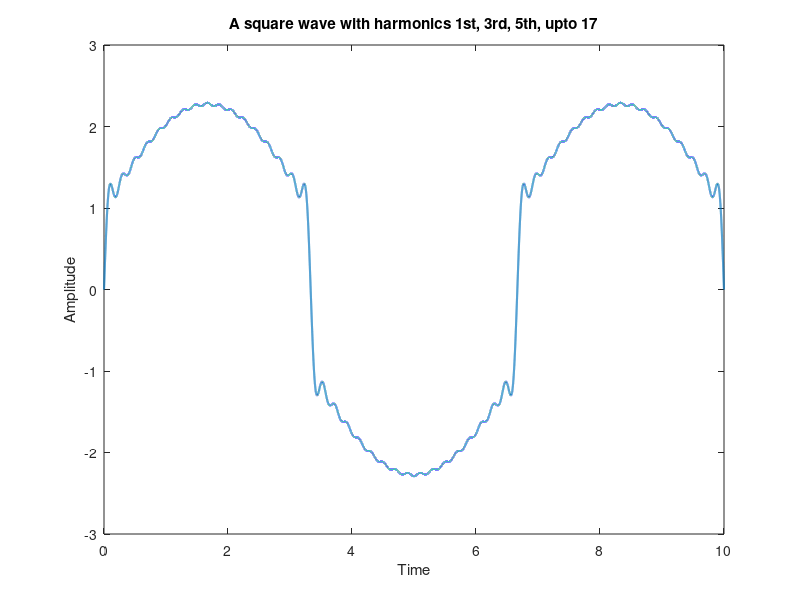
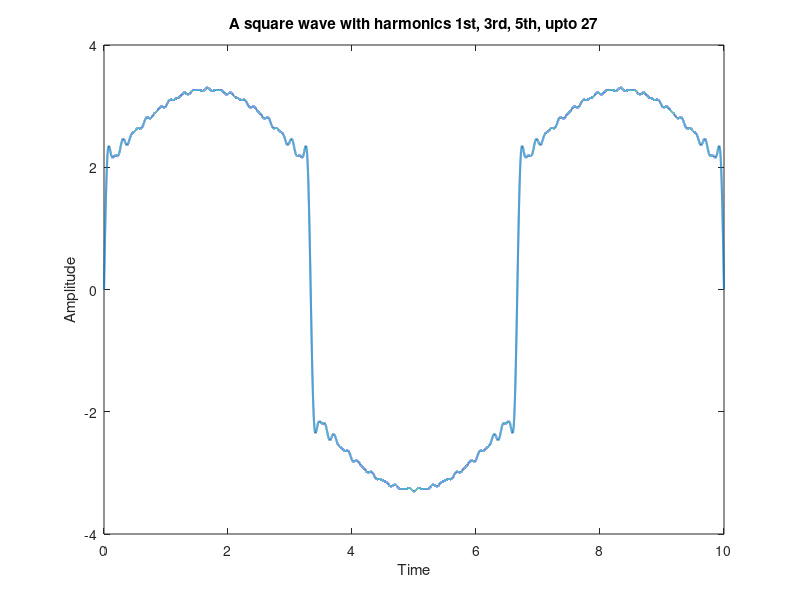

These charts were generated, in order, by the following MATLAB code:
clc 
clear all 
close all
t=0:0.0001:10;
ff=0.15;
A = (4/pi);
s=sin(2*pi*ff*t);
y=A*s;
% COMPLEX AMPLITUDE = (4/(j*pi*k)) 
for k = 1:2:34
fh=k*ff;
x = (4/(k*pi))*sin(2*pi*fh*t); 
y=y+x;
end
plot(t,y,'linewidth',1.5);
title('A square wave with harmonics 1st, 3rd, 5th, upto 17');
xlabel('Time');
ylabel('Amplitude')
figure;
for k = 1:2:54
f=k*ff;
x = (4/(k*pi))*sin(2*pi*f*t); 
y=y+x;
end
plot(t,y,'linewidth',1.5);
title('A square wave with harmonics 1st, 3rd, 5th, upto 27');
xlabel('Time');
ylabel('Amplitude')